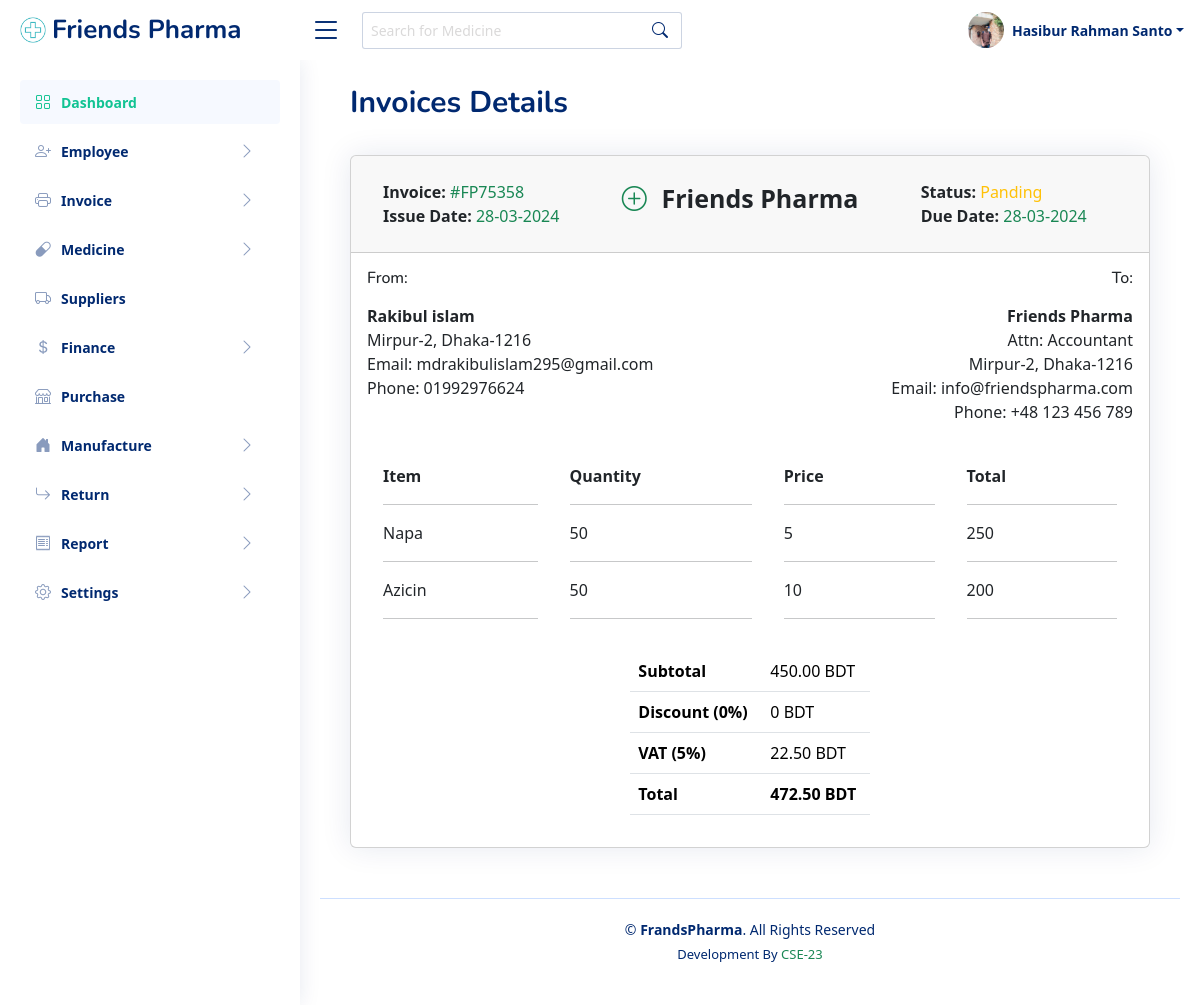
Page /invoice-details.php?id=1 (signed in) on the committed database.
### tables this page shows
CREATE TABLE `employee` (
  `id` int(11) NOT NULL,
  `f_name` varchar(20) NOT NULL,
  `l_name` varchar(20) NOT NULL,
  `gender` varchar(20) NOT NULL,
  `birthday` varchar(20) NOT NULL,
  `phone` int(11) NOT NULL,
  `password` varchar(255) NOT NULL,
  `email` varchar(50) NOT NULL,
  `address` varchar(255) NOT NULL,
  `photo` varchar(20) NOT NULL,
  `designation` varchar(50) NOT NULL,
  `national_id` varchar(20) NOT NULL,
  `certificates` varchar(20) NOT NULL,
  `joining_date` varchar(20) NOT NULL,
  `biography` varchar(255) NOT NULL,
  `status` int(11) NOT NULL
);

CREATE TABLE `invoice` (
  `id` int(11) NOT NULL,
  `invoice_no` varchar(50) NOT NULL,
  `date_issue` varchar(50) NOT NULL,
  `date_due` varchar(50) NOT NULL,
  `payment_type` varchar(50) NOT NULL,
  `customer_name` varchar(50) DEFAULT NULL,
  `address` varchar(50) DEFAULT NULL,
  `phone` varchar(50) DEFAULT NULL,
  `email` varchar(50) DEFAULT NULL,
  `medicine` varchar(512) NOT NULL,
  `qnt` varchar(50) NOT NULL,
  `price` varchar(255) NOT NULL,
  `total` varchar(255) NOT NULL,
  `sub_total` varchar(50) NOT NULL,
  `tax` int(11) DEFAULT NULL,
  `tax_amount` varchar(50) DEFAULT NULL,
  `grand_total` varchar(50) NOT NULL,
  `status` int(11) NOT NULL DEFAULT 1
);

### classes/Database.php (called while the page is built, shortened)
<?php
	class Database{
		protected $mysqli,$query,$numRows,$affectedRow,$errors;
		public function __construct(){
			$this->mysqli = new mysqli('sql205.infinityfree.com', 'if0_35937738', 'hSv8su6wUNz', 'if0_35937738_friendsPharma');
		}
		protected function Select($columnName,$table,$where){
			$columnName = implode(',', $columnName);
			$sql = "SELECT $columnName FROM $table ";
			if($where){
				$sql .= " WHERE ";
				$chunk 		= array_chunk($where, 3);
				$whereCols 	= array();
				foreach ($chunk as $key => $value) {
					if (is_string($value[2])) {
						$value[2] = "'$value[2]'";
					}else{
						$value[2] = $value[2];
					}
					$whereCols[] = implode(' ', $value);
				}
				$sql .= implode(' AND ', $whereCols);
			}
			if($this->mysqli->query($sql)){
				$this->query 	= $this->mysqli->query($sql);
				$this->numRows 	= $this->query->num_rows;
				if($this->numRows > 0){
					return true;
				}else{
					return false;
				}
			}else{
				return false;
			}
		}
	}
?>

### classes/Employee.php (called while the page is built, shortened)
<?php
	require_once ('Database.php');
	class Employee extends Database{
		public $query, $error;
		public function getEmployee($where = null){
			if($this->Select(['*'], 'employee', $where)){
				$this->query = $this->query;
				return true;
			}
			return false;
		}
	}
?>

### classes/Invoice.php (called while the page is built, shortened)
<?php
	require_once ('Database.php');
	class Invoice extends Database{
		public $query, $error;
		public function getInvoice($where = null){
			if($this->Select(['*'], 'invoice', $where)){
				$this->query = $this->query;
				return true;
			}
			return false;
		}
	}
?>

### invoice-details.php (the view, shortened to what this page needs)
<!DOCTYPE html>
<html lang="en">
<?php include_once("includes/head-link.php") ?>
<body>
<?php include_once("includes/header.php") ?>
<?php include_once("includes/sidebar.php") ?>
<main id="main" class="main">
<div class="row">
  <div class="col-md-9">
    <div class="pagetitle">
      <h1>Invoices Details</h1>
    </div>
  </div>
</div>
<?php
  $id = (int) $_GET['id'];
  $invoice = new Invoice;
  $invoice->getInvoice(['id', '=', $id]);
  $query = $invoice->query;
  $result             = $query->fetch_assoc();
  $invoice_no         = $result['invoice_no'];
  $date_issue         = $result['date_issue'];
  $date_due           = $result['date_due'];
  $customer_name      = $result['customer_name'];
  $address            = $result['address'];
  $phone              = $result['phone'];
  $email              = $result['email'];
  $medicine           = $result['medicine'];
  $qnt                = $result['qnt'];
  $price              = $result['price'];
  $total              = $result['total'];
  $sub_total          = $result['sub_total'];
  $tax                = $result['tax'];
  $tax_amount         = $result['tax_amount'];
  $grand_total        = $result['grand_total'];
  $status             = $result['status'];
  $explode_med    = explode(',', $medicine);
  $explode_qnt    = explode(',', $qnt);
  $explode_pri    = explode(',', $price);
  $explode_tol    = explode(',', $total);
?>
<section class="section mt-4">
      <div class="row">
        <div class="col-lg-12">
            <div class="card">
                <div class="card-header">
                    <div class="d-flex bd-highlight">
                        <div class="p-3 flex-fill bd-highlight">
                            <strong>Invoice:</strong> <span class="text-success"> <?php echo $invoice_no; ?> </span>
                            <br>
                            <strong>Issue Date:</strong> <span class="text-success"> <?php echo $date_issue; ?> </span>
                        </div>
                        <div class="p-3 flex-fill bd-highlight"><i style="font-size:25px;" class="bi bi-plus-circle text-success"></i>&nbsp;&nbsp;<span style="font-size:25px;"><b> Friends Pharma </b> </span> </div>
                        <div class="p-3 flex-fill bd-highlight">
                            <strong>Status:</strong>
                            <?php
                                if($status == 2){
                                    echo "<span class='text-warning'>Panding</span>";
                                }
                            ?>
                            <br><strong>Due Date:</strong> <span class="text-success"> <?php echo $date_due; ?> </span>
                        </div>
                    </div>
                </div>
                <div class="card-body">
                    <div class="row mb-4">
                        <div class="col-sm-6">
                            <h6 class="mb-3">From:</h6>
                        <div>
                        <strong><?php echo $customer_name; ?></strong>
                    </div>
                    <div><?php echo $address; ?></div>
                    <div>Email: <?php echo $email; ?></div>
                    <div>Phone: <?php echo $phone; ?></div>
                    </div>
                    <div class="col-sm-6 text-end">
                    <h6 class="mb-3">To:</h6>
                    <div>
                        <strong>Friends Pharma</strong>
                    </div>
                    <div>Attn: Accountant</div>
                    <div>Mirpur-2, Dhaka-1216</div>
                    <div>Email: info@friendspharma.com</div>
                    <div>Phone: +48 123 456 789</div>
                    </div>
                </div>
                <div class="d-flex bd-highlight">
                    <div class="p-3 flex-fill bd-highlight">
                        <span class="mb-3"><b>Item</b></span>
                        <hr>
                        <?php $x = 1; foreach ($explode_med as $item => $itm) { ?>
                            <p><?php echo $itm;?></p>
                            <hr>
                        <?php $x++; } ?>
                    </div>
                    <div class="p-3 flex-fill bd-highlight">
                        <span class="mb-3"><b>Quantity</b></span>
                        <hr>
                        <?php $y = 1; foreach ($explode_qnt as $item => $itm) { ?>
                            <p><?php echo $itm;?></p>
                            <hr>
                        <?php $y++; } ?>
                    </div>
                    <div class="p-3 flex-fill bd-highlight">
                        <span class="mb-3"><b>Price</b></span>
                        <hr>
                        <?php $y = 1; foreach ($explode_pri as $item => $itm) { ?>
                            <p><?php echo $itm;?></p>
                            <hr>
                        <?php $y++; } ?>
                    </div>
                    <div class="p-3 flex-fill bd-highlight">
                        <span class="mb-3"><b>Total</b></span>
                        <hr>
                        <?php $y = 1; foreach ($explode_tol as $item => $itm) { ?>
                            <p><?php echo $itm;?></p>
                            <hr>
                        <?php $y++; } ?>
                    </div>
                 </div>
                <div class="row">
                    <div class="col-lg-4 col-sm-5">
                    </div>
                    <div class="col-lg-4 col-sm-5 ml-auto">
                    <table class="table table-clear">
                        <tbody>
                            <tr>
                                <td class="left">
                                    <strong>Subtotal</strong>
                                </td>
                                <td class="right"><?php echo $sub_total." BDT";; ?></td>
                            </tr>
                            <tr>
                                <td class="left">
                                <strong>Discount (0%)</strong>
                                </td>
                                <td class="right">0 BDT</td>
                            </tr>
                            <tr>
                                <td class="left">
                                <strong>VAT (<?php echo $tax; ?>%)</strong>
                                </td>
                                <td class="right"><?php echo $tax_amount." BDT";; ?></td>
                            </tr>
                            <tr>
                                <td class="left">
                                <strong>Total</strong>
                                </td>
                                <td class="right">
                                <strong><?php echo $grand_total." BDT"; ?></strong>
                                </td>
                            </tr>
                        </tbody>
                    </table>
                </div>
                </div>
                </div>
            </div>
        </div>
      </div>
  </section>
</main>
<?php include_once("includes/footer.php") ?>
</body>
</html>

### includes/header.php (shortened to what this page needs)
<?php
  $user = $_SESSION['front_user'];
  $users = new Employee;
  $users->getEmployee(['phone', '=', $user]);
  $query = $users->query;
  $result = $query->fetch_assoc();
  $fname  = $result['f_name'];
  $lname  = $result['l_name'];
  $image  = $result['photo'];
?>
<header id="header" class="header fixed-top d-flex align-items-center">
<div class="d-flex align-items-center justify-content-between">
  <a href="index.html" class="logo d-flex align-items-center">
    <img src="assets/img/logo.png" alt="logo">
    <span class="d-none d-lg-block">Friends Pharma</span>
  </a>
  <i class="bi bi-list toggle-sidebar-btn"></i>
</div>
<div class="search-bar">
  <form class="search-form d-flex align-items-center" method="POST" action="#">
    <input type="text" name="query" placeholder="Search for Medicine" title="Enter search keyword">
    <button type="submit" title="Search"><i class="bi bi-search"></i></button>
  </form>
</div>
<nav class="header-nav ms-auto">
  <ul class="d-flex align-items-center">
    <li class="nav-item dropdown pe-3">
      <a class="nav-link nav-profile d-flex align-items-center pe-0" href="#" data-bs-toggle="dropdown">
        <img src="files/photo/<?php echo $image; ?>" alt="Profile" class="rounded-circle">
        <span class="d-none d-md-block dropdown-toggle ps-2"><?php echo $fname." ".$lname; ?></span>
      </a>
    </li>
  </ul>
</nav>
</header>

### assets/css/style.css (style rules this page uses)
:root { scroll-behavior: smooth; }
body { font-family: "Open Sans", sans-serif; background: #fff; color: #444444; }
a { color: #4154f1; text-decoration: none !important; }
::placeholder { color: #dad9d9 !important; }
h1, h2, h3, h4, h5, h6 { font-family: "Nunito", sans-serif; }
#main { margin-top: 40px; padding: 20px 30px; transition: all 0.3s; }
.pagetitle { margin-bottom: 10px; }
.pagetitle h1 { font-size: 30px; margin-bottom: 0; font-weight: 700; color: #012970; padding-top: 5px !important; }
.card { margin-bottom: 30px; border: none; border-radius: 5px; box-shadow: 0px 0 30px rgba(1, 41, 112, 0.1); }
.card-header, .card-footer { border-color: #ebeef4; background-color: #fff; color: #798eb3; padding: 15px; }
.card-body { padding: 0 20px 20px 20px; }
.logo { line-height: 1; }
@media (min-width: 1200px) { .logo { width: 280px; } }
.logo img { max-height: 26px; margin-right: 6px; }
.logo span { font-size: 26px; font-weight: 700; color: #012970; font-family: "Nunito", sans-serif; }
.header { transition: all 0.5s; z-index: 997; height: 60px; background-color: #fff; padding-left: 20px; }
.header .toggle-sidebar-btn { font-size: 32px; padding-left: 10px; cursor: pointer; color: #012970; }
.header .search-bar { min-width: 360px; padding: 0 20px; }
.header .search-form { width: 100%; }
.header .search-form input { border: 0; font-size: 14px; color: #012970; border: 1px solid rgba(1, 41, 112, 0.2); padding: 7px 38px 7px 8px; border-radius: 3px; transition: 0.3s; width: 100%; }
.header .search-form button { border: 0; padding: 0; margin-left: -30px; background: none; }
.header .search-form button i { color: #012970; }
.header-nav ul { list-style: none; }
.header-nav > ul { margin: 0; padding: 0; }
.header-nav .nav-profile { color: #012970; }
.header-nav .nav-profile img { max-height: 36px; width: 36px; object-fit: cover; }
.header-nav .nav-profile span { font-size: 14px; font-weight: 600; }
@media (min-width: 1200px) { #main, #footer { margin-left: 300px; } }

### includes/head-link.php (style rules this page uses)
body { font-family: Arial, sans-serif; padding: 20px; }

### rows in the picture
employee: photo (picture), f_name "Hasibur", l_name "Rahman Santo"
invoice: invoice_no "#FP75358", date_issue "28-03-2024", date_due "28-03-2024", customer_name "Rakibul islam", address "Mirpur-2, Dhaka-1216", email "mdrakibulislam295@gmail.com", phone "01992976624", medicine "Napa", medicine "Azicin", qnt "50", price "5", price "10", total "250", total "200", sub_total "450.00", tax "5", tax_amount "22.50", grand_total "472.50"
